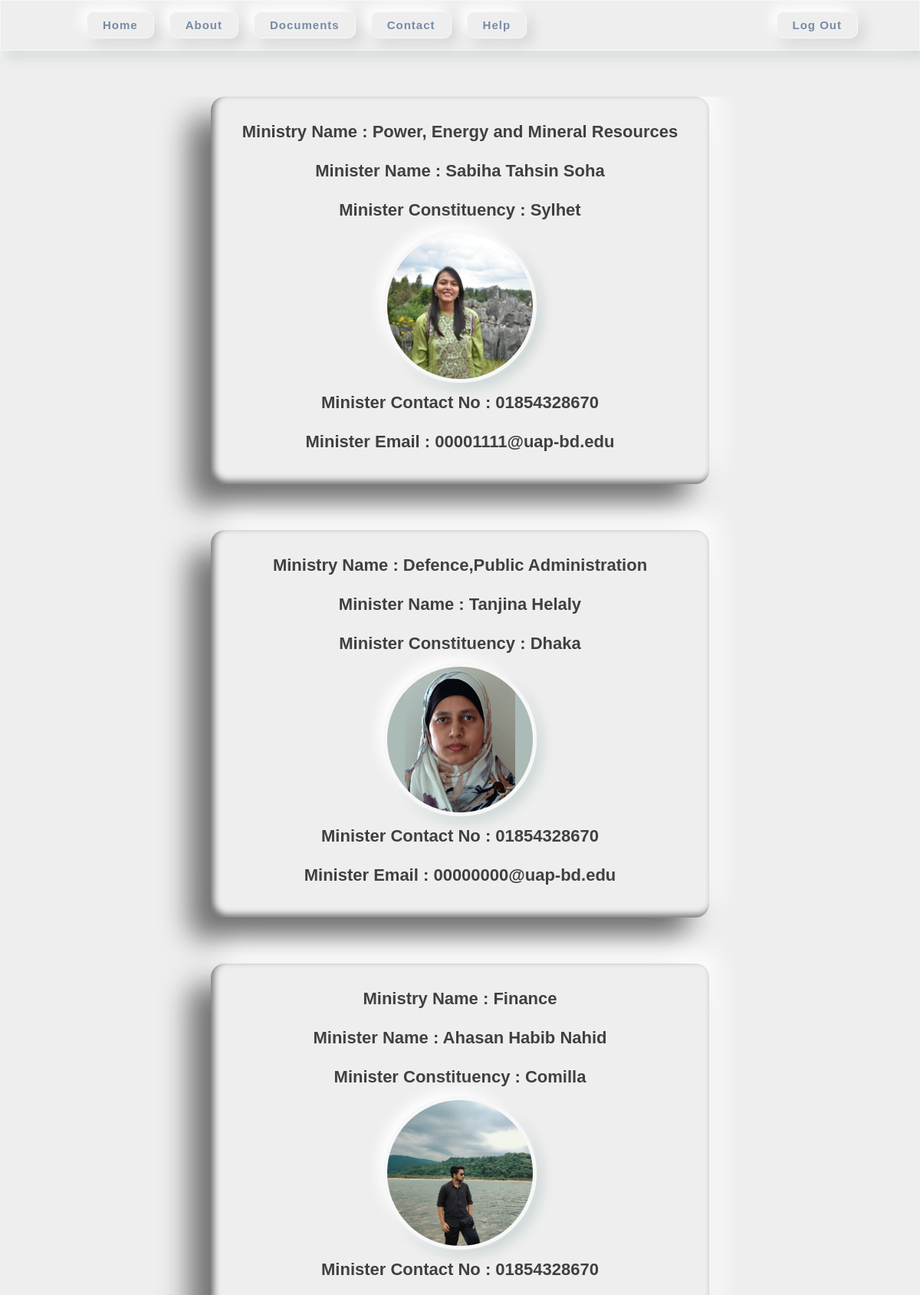
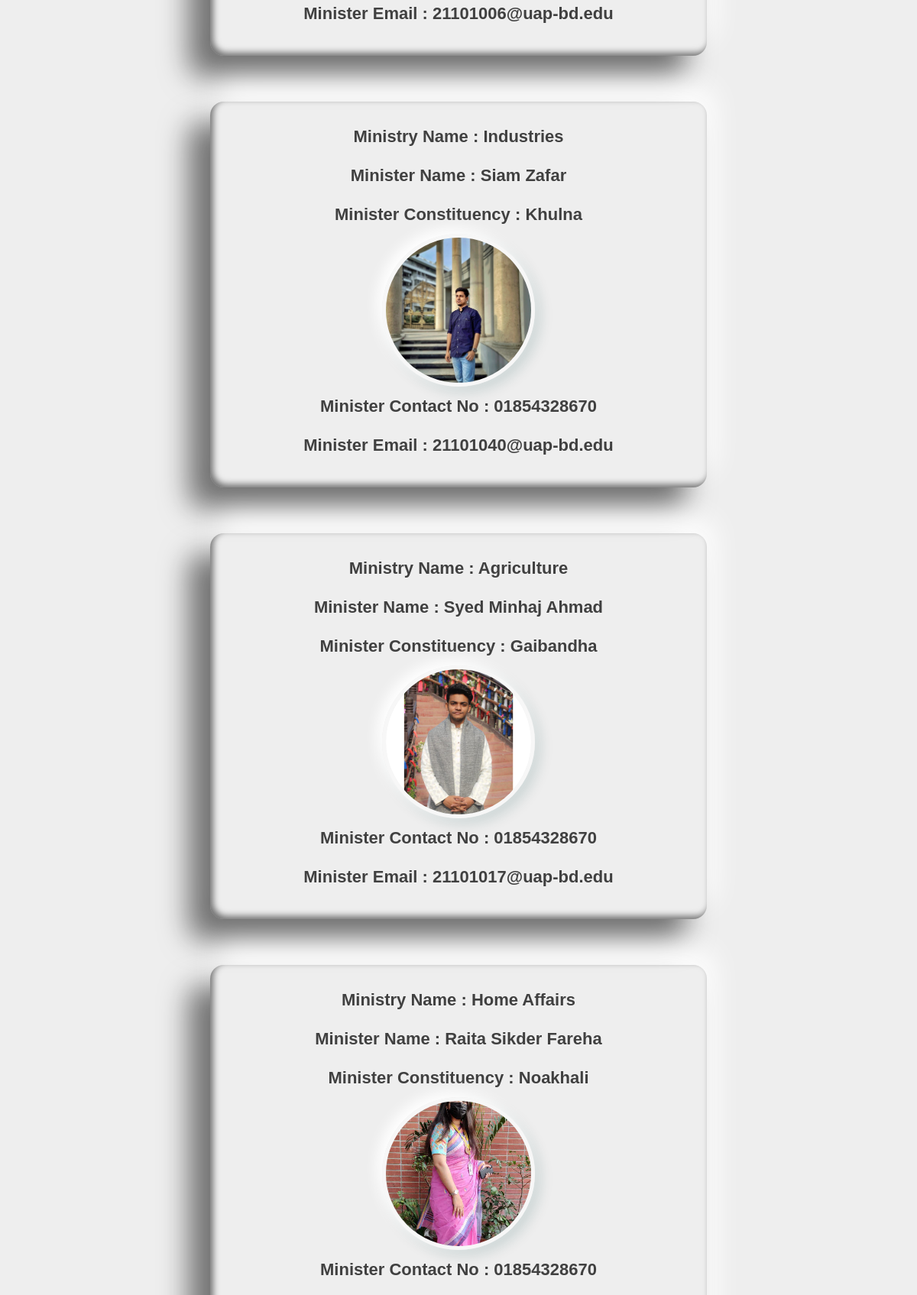
/MinistryPage/ (signed in, upper part), run on the app's committed database (2 pictures, top to bottom).
### application/models.py (models this page shows, shortened)
class MinisterPrimaryDetails(models.Model):
    MinistryName = models.OneToOneField(
        CountryMinistries, on_delete=models.CASCADE)
    MinisterID = models.OneToOneField(
        PoliticiansPrimaryDetails, on_delete=models.CASCADE, primary_key=True)
    MinisterConstituency = models.CharField(max_length=254)
    MinisterNumberID = models.IntegerField()

class CountryMinistries(models.Model):
    MinistryName = models.CharField(max_length=300, primary_key=True)
    MinisterName = models.CharField(max_length=255)
    MinisterID = models.IntegerField()
    def __str__(self):
        return str(self.MinistryName)

class PoliticiansPrimaryDetails(models.Model):
    PoliticianID = models.OneToOneField(
        UsersPrimaryDetails, on_delete=models.CASCADE, primary_key=True)
    PoliticianRole = models.CharField(max_length=255)
    PoliticianName = models.CharField(max_length=256)
    TimeLeft = models.IntegerField()
    ElectionRun = models.IntegerField()
    ElectionWon = models.IntegerField()
    Pid = models.IntegerField()
    IsMP = models.BooleanField()
    IsMinister = models.BooleanField()
    def __str__(self):
        return str(self.PoliticianName)

class UsersPrimaryDetails(models.Model):
    UserID = models.IntegerField(primary_key=True)
    UserEmail = models.EmailField(max_length=254)
    UserFullName = models.CharField(max_length=255)
    UserGender = models.CharField(max_length=255)
    UserOccupation = models.CharField(max_length=255)
    UserDateOfBirth = models.DateField()
    UserRole = models.CharField(max_length=255)
    UserMobileNum = models.CharField(max_length=255)
    UserPoints = models.IntegerField()
    UserImageFilename = models.ImageField()
    UserAge = models.IntegerField()

### application/views.py (the view)
# urls.py: path('MinistryPage/',views.MinistryPage,name='MinistryPage'),
@login_required
def MinistryPage(request):
    if request.method == 'POST':
        minister_setup = request.POST.get('save')
        if minister_setup == 'setup':
            return redirect(MinistrySetupPage)
    UserID = int(request.user.username)
    objMinisterList = CountryMinistries.objects.exclude(MinisterName='1')
    ministerids = []
    for mid in objMinisterList:
        ministerids.append(mid.MinisterID)
    objUserPrimaryDetails = []
    objMinisterPrimaryDetails = []
    for id in ministerids:
        objUserPrimaryDetails += (UsersPrimaryDetails.objects.filter(UserID=id))
        objUserPrimaryDetails = list(objUserPrimaryDetails)
        objMinisterPrimaryDetails += (
            MinisterPrimaryDetails.objects.filter(MinisterNumberID=id))
        objMinisterPrimaryDetails = list(objMinisterPrimaryDetails)
    ss = 00000000
    context = {
        'UserID': UserID,
        'President': ss,
        'MinisterList': objMinisterPrimaryDetails,
        'MinisterDetails': objUserPrimaryDetails,
    }
    return render(request, 'MinistryPage.html', context)

### application/templates/MinistryPage.html (shortened to what this page needs)
{% extends "BasePage.html" %}
{% load static %}
{% block more-style %}
<link rel="stylesheet" href="{% static '/CSS/MinistryPage/MinistryPage.css' %}">
{% endblock %}
{% block content %}
<div class="main">
    <div class="profile">
        {% for minister in MinisterList %}
        <div class="user">
            <div class="show-details">
                <span>Ministry Name : {{ minister.MinistryName }}</span>
                <span>Minister Name : {{ minister.MinisterID }}</span>
                <span>Minister Constituency : {{ minister.MinisterConstituency }}</span>
            </div>
            {% for minister_details in MinisterDetails %}
            {% if minister.MinisterNumberID  == minister_details.UserID %}
            <div class="main-images">
                <img id="white" class="white active" src="{{minister_details.UserImageFilename.url}}" alt="image">
            </div>
            <div class="show-details">
                <span>Minister Contact No : {{minister_details.UserMobileNum}}</span>
                <span>Minister Email : {{minister_details.UserEmail}}</span>
            </div>
            {% endif %}
            {% endfor %}
        </div>
        {% endfor %}
    </div>
</div>
{% endblock %}

### application/templates/BasePage.html (shortened to what this page needs)
<!DOCTYPE html>
{% load static %}
<html lang="en">
<head>
  <link href="https://cdn.jsdelivr.net/npm/bootstrap@5.3.1/dist/css/bootstrap.min.css" rel="stylesheet"
>
  <link rel="stylesheet" href="https://cdnjs.cloudflare.com/ajax/libs/font-awesome/6.4.2/css/all.min.css"
 />
  <link rel="stylesheet" href="{% static '/CSS/BasePage/BasePage.css' %}">
  {% block more-style %} {% endblock %}
</head>
<body>
  <nav id="navbar">
    <ol class="menu">
      <li><a href="{% url 'HomePage' %}">Home</a></li>
      <li><a href="{% url 'AboutPage' %}">About</a></li>
      <li><a href="{% url 'TicketsPage' %}">Documents</a></li>
      <li><a href="{% url 'ContactPage' %}">Contact</a></li>
      <li><a href="{% url 'HelpPage' %}">Help</a></li>
    </ol>
    <div>
      <ol class="menu">
        <li> <a class="out" href="{% url 'EntryPage' %}">Log Out</a></li>
      </ol>
    </div>
  </nav>
  {% block content %}{% endblock %}
</body>
</html>

### application/static/CSS/BasePage/BasePage.css (style rules this page uses)
* { margin: 0; padding: 0; box-sizing: border-box; font-family: 'Poppins', sans-serif; }
body { background: #eee; overflow: scroll; }
nav { width: 100%; background: #eee; display: flex; justify-content: space-between; padding: 20px 50px; border: 1px solid #f7f7f7; box-shadow: -7px -7px 17px #fff, 7px 7px 17px rgba(7, 70, 70, 0.15); position: sticky; top: 0; right: 0; left: 0; z-index: 999; }
.menu { display: flex; margin: auto 20px; list-style-type: none; }
.menu li { margin: 0 10px; }
.menu li a { font-size: 15px; font-weight: 600; color: #778ba5; text-transform: capitalize; text-decoration: none; letter-spacing: 1px; padding: 8px 20px; border-radius: 10px; border: 1px solid #f7f7f7; box-shadow: -7px -7px 17px #fff, 7px 7px 17px rgba(70, 70, 70, 0.15); }

### application/static/CSS/MinistryPage/MinistryPage.css (style rules this page uses)
.main { width: auto; display: flex; overflow: scroll; flex-direction: column; justify-content: center; align-items: center; margin-bottom: 100px; margin-top: 60px; overflow: hidden; }
.profile { height: auto; width: auto; justify-content: center; align-items: center; margin-bottom: 100px; }
.user { position: relative; display: flex; flex-direction: column; justify-content: center; align-items: center; max-width: auto; width: auto; border-radius: 18px; margin-bottom: 60PX; z-index: 3; overflow: hidden; padding: 20px 30px 30px 30px; box-shadow: -28px 27px 37.5px rgba(0, 0, 0, 0.53), 10px -19px 37.5px rgb(255 255 255), inset 4px -4px 8px rgb(0, 0, 0, 0.53); inset: -5px 5px 12px #fff; }
.user div { display: flex; flex-direction: column; align-items: center; justify-content: space-between; }
span { font-size: 22px; font-weight: 600; margin: 9px; color: #404040; justify-content: center; }
img { position: relative; width: 200px; height: 200px; object-fit: cover; border-radius: 50%; border: 5px solid #f7f7f7; z-index: 1; box-shadow: -7px -7px 17px #fff, 7px 7px 17px rgba(7, 70, 70, 0.15); }

### data on the page
MinisterPrimaryDetails: MinistryName "Power, Energy and Mineral Resources", MinisterID "Sabiha Tahsin Soha", MinisterConstituency "Sylhet"
UsersPrimaryDetails: UserImageFilename (picture), UserMobileNum "01854328670", UserEmail "00001111@uap-bd.edu"
MinisterPrimaryDetails: MinistryName "Defence,Public Administration", MinisterID "Tanjina Helaly", MinisterConstituency "Dhaka"
UsersPrimaryDetails: UserImageFilename (picture), UserMobileNum "01854328670", UserEmail "00000000@uap-bd.edu"
MinisterPrimaryDetails: MinistryName "Finance", MinisterID "Ahasan Habib Nahid", MinisterConstituency "Comilla"
UsersPrimaryDetails: UserImageFilename (picture), UserMobileNum "01854328670", UserEmail "21101006@uap-bd.edu"
MinisterPrimaryDetails: MinistryName "Industries", MinisterID "Siam Zafar", MinisterConstituency "Khulna"
UsersPrimaryDetails: UserImageFilename (picture), UserMobileNum "01854328670", UserEmail "21101040@uap-bd.edu"
MinisterPrimaryDetails: MinistryName "Agriculture", MinisterID "Syed Minhaj Ahmad", MinisterConstituency "Gaibandha"
UsersPrimaryDetails: UserImageFilename (picture), UserMobileNum "01854328670", UserEmail "21101017@uap-bd.edu"
MinisterPrimaryDetails: MinistryName "Home Affairs", MinisterID "Raita Sikder Fareha", MinisterConstituency "Noakhali"
UsersPrimaryDetails: UserImageFilename (picture), UserMobileNum "01854328670"
